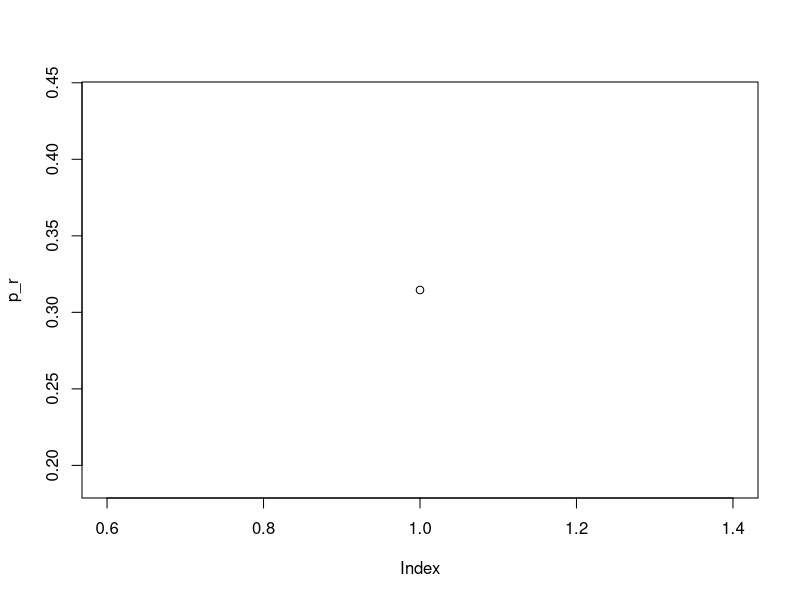

R code for this plot:
## ---- chunk 1
knitr::opts_chunk$set(echo = TRUE)
## ---- chunk 2
cartas = c("c")
personas = c("p")

prob_letter = function(n, k, nb_sims=5000){
  cartas = paste(rep(cartas,each=n), 1:n, sep="_")
  personas = paste(rep(personas,each=n), 1:n, sep="_")
  experiments = replicate(nb_sims, {
    trial_cartas = sample(cartas, n, replace = FALSE)
    trial_personas = sample(personas,n, replace = FALSE)


    splitted_cartas = strsplit(trial_cartas, "_")
    splitted_personas = strsplit(trial_personas, "_")

    count_carta = sapply(splitted_cartas, function(x) x[2])
    count_persona = sapply(splitted_personas, function(x) x[2])
    sum(count_carta == count_persona) == k
    })
  
  sum(experiments)/nb_sims
  
}
## ---- chunk 3
simulate_game = function(r, n){
  trozos = floor(runif(n, 1, 999999999)) #crea una lista de numeros aleatorios de tamaño n
  m = max(trozos)  #el numero maximo de la lista
  antes_r_trozos = trozos[1:r]   #slice de la lista, los primeros r numeros
  despues_r_trozos = tail(trozos, r) #slice de la lista, los numeros despues de r
  mejor_r = max(antes_r_trozos)  #mejor numero de los primeros r numeros
  acierto = 0
  for(num in despues_r_trozos){
    if(num > mejor_r){      #busca el primer numero mejor que los primeros r
      acierto = num       
      break
    }
  }
  acierto == m     #compara si el numero escogido es igual a m
 
}

estimate_probability = function(r, n, nb_sims=5000){
  sims = replicate(nb_sims, {
    simulate_game(r, n)
  })
  sum(sims)/nb_sims
}
## ---- chunk 4
simulate_game(12, 20)
estimate_probability(12, 20)
## ---- chunk 5
p_r = estimate_probability(12, 20)

plot(p_r, )
## ---- chunk 6

## ---- chunk 7
replicate(5, {
  x = sample(1:10, 1)
  # comrobamos si es 5 (condición 1) o si es par (condición 2)
  is_5 = (x == 5)
  is_even = (x %% 2 == 0)
  # devolvemos ambas comprobaciones
  c("five" = is_5, "even" = is_even)
})
## ---- chunk 8
caja1 = c("O","O")
caja2 = c("P","P")
caja3 = c("O","P")
caja3I = c("P","O")
cajas = rbind(caja1,caja2,caja3, caja1, caja2, caja3I)
cajas1 = c(caja1,caja2,caja3, caja1, caja2, caja3I)
resultado = 0
resultado2 = 0

pruebas_OroOro = replicate(10000,{
  caja_aleatoria = sample(1:nrow(cajas),1) #Me coge aleatoriamente una caja
  caja_aleatoria
  is_2gold = (cajas[caja_aleatoria,] == caja1)
  is_2gold
  sum(is_2gold)
  if(sum(is_2gold) == 2){
    resultado = resultado +1
  }
  resultado
})
probabilidadXY = sum(pruebas_OroOro)/length(pruebas_OroOro) #Me da como resultado la probabilidad de que salga la caja de oro y oro, es decir (P(X = oro, Y = oro))

pruebas_2sivler = replicate(10000,{
  caja_aleatoria2 = sample(cajas1,1)
  caja_aleatoria2
  is_2silver = (caja_aleatoria2 == "P")
  is_2silver
  if(is_2silver == 1){
    resultado2 = resultado2 +1
  }
  sum(resultado2)
})
probabilidadY = 1-(sum(pruebas_2sivler)/length(pruebas_2sivler))
resultadoFinal = probabilidadXY / probabilidadY
resultadoFinal

